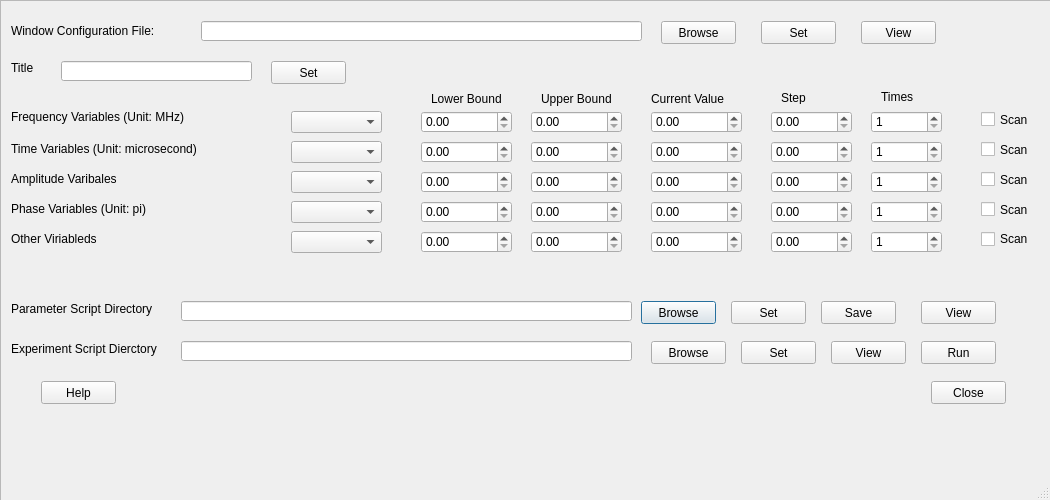
<?xml version="1.0" encoding="UTF-8"?>
<ui version="4.0">
 <class>SubExperiment_Dialog</class>
 <widget class="QDialog" name="SubExperiment_Dialog">
  <property name="geometry">
   <rect>
    <x>0</x>
    <y>0</y>
    <width>1050</width>
    <height>500</height>
   </rect>
  </property>
  <property name="minimumSize">
   <size>
    <width>1050</width>
    <height>500</height>
   </size>
  </property>
  <property name="maximumSize">
   <size>
    <width>1050</width>
    <height>500</height>
   </size>
  </property>
  <property name="windowTitle">
   <string>SubExperiment</string>
  </property>
  <property name="inputMethodHints">
   <set>Qt::ImhNone</set>
  </property>
  <property name="sizeGripEnabled">
   <bool>true</bool>
  </property>
  <widget class="QScrollArea" name="OtherVar_scan_CheckBox">
   <property name="geometry">
    <rect>
     <x>0</x>
     <y>0</y>
     <width>1191</width>
     <height>521</height>
    </rect>
   </property>
   <property name="widgetResizable">
    <bool>true</bool>
   </property>
   <widget class="QWidget" name="scrollAreaWidgetContents">
    <property name="geometry">
     <rect>
      <x>0</x>
      <y>0</y>
      <width>1189</width>
      <height>519</height>
     </rect>
    </property>
    <widget class="QPushButton" name="ScriptDirectoryBrowse_Button">
     <property name="geometry">
      <rect>
       <x>640</x>
       <y>300</y>
       <width>75</width>
       <height>23</height>
      </rect>
     </property>
     <property name="text">
      <string>Browse</string>
     </property>
    </widget>
    <widget class="QLabel" name="Experiment_Script_Label">
     <property name="geometry">
      <rect>
       <x>10</x>
       <y>340</y>
       <width>171</width>
       <height>16</height>
      </rect>
     </property>
     <property name="text">
      <string>Experiment Script Dierctory</string>
     </property>
    </widget>
    <widget class="QDoubleSpinBox" name="TVar_lb_SpinBox">
     <property name="geometry">
      <rect>
       <x>420</x>
       <y>140</y>
       <width>91</width>
       <height>22</height>
      </rect>
     </property>
     <property name="singleStep">
      <double>0.010000000000000</double>
     </property>
    </widget>
    <widget class="QPushButton" name="ExpScriptView_Button">
     <property name="geometry">
      <rect>
       <x>830</x>
       <y>340</y>
       <width>75</width>
       <height>23</height>
      </rect>
     </property>
     <property name="text">
      <string>View</string>
     </property>
    </widget>
    <widget class="QDoubleSpinBox" name="PhVar_ub_SpinBox">
     <property name="geometry">
      <rect>
       <x>530</x>
       <y>200</y>
       <width>91</width>
       <height>22</height>
      </rect>
     </property>
     <property name="singleStep">
      <double>0.010000000000000</double>
     </property>
    </widget>
    <widget class="QComboBox" name="TVar_ComboBox">
     <property name="geometry">
      <rect>
       <x>290</x>
       <y>140</y>
       <width>91</width>
       <height>22</height>
      </rect>
     </property>
    </widget>
    <widget class="QComboBox" name="FVar_ComboBox">
     <property name="geometry">
      <rect>
       <x>290</x>
       <y>110</y>
       <width>91</width>
       <height>22</height>
      </rect>
     </property>
    </widget>
    <widget class="QLineEdit" name="ExpDir_LineEdit">
     <property name="geometry">
      <rect>
       <x>180</x>
       <y>340</y>
       <width>451</width>
       <height>20</height>
      </rect>
     </property>
    </widget>
    <widget class="QPushButton" name="ExpScriptRun_Button">
     <property name="geometry">
      <rect>
       <x>920</x>
       <y>340</y>
       <width>75</width>
       <height>23</height>
      </rect>
     </property>
     <property name="text">
      <string>Run</string>
     </property>
    </widget>
    <widget class="QLineEdit" name="ConfigFile_LEdit">
     <property name="geometry">
      <rect>
       <x>200</x>
       <y>20</y>
       <width>441</width>
       <height>20</height>
      </rect>
     </property>
    </widget>
    <widget class="QCheckBox" name="FVar_scan_CheckBox">
     <property name="geometry">
      <rect>
       <x>980</x>
       <y>110</y>
       <width>70</width>
       <height>17</height>
      </rect>
     </property>
     <property name="text">
      <string>Scan</string>
     </property>
    </widget>
    <widget class="QLabel" name="ScriptDirectory_Label">
     <property name="geometry">
      <rect>
       <x>10</x>
       <y>300</y>
       <width>161</width>
       <height>16</height>
      </rect>
     </property>
     <property name="text">
      <string>Parameter Script Directory</string>
     </property>
    </widget>
    <widget class="QPushButton" name="ScriptSave_Button">
     <property name="geometry">
      <rect>
       <x>820</x>
       <y>300</y>
       <width>75</width>
       <height>23</height>
      </rect>
     </property>
     <property name="text">
      <string>Save</string>
     </property>
    </widget>
    <widget class="QPushButton" name="ExpDirSet_Button">
     <property name="geometry">
      <rect>
       <x>740</x>
       <y>340</y>
       <width>75</width>
       <height>23</height>
      </rect>
     </property>
     <property name="text">
      <string>Set</string>
     </property>
    </widget>
    <widget class="QSpinBox" name="TVar_times_SpinBox">
     <property name="geometry">
      <rect>
       <x>870</x>
       <y>140</y>
       <width>71</width>
       <height>22</height>
      </rect>
     </property>
     <property name="minimum">
      <number>1</number>
     </property>
     <property name="maximum">
      <number>100000</number>
     </property>
    </widget>
    <widget class="QCheckBox" name="TVar_scan_CheckBox">
     <property name="geometry">
      <rect>
       <x>980</x>
       <y>140</y>
       <width>70</width>
       <height>17</height>
      </rect>
     </property>
     <property name="text">
      <string>Scan</string>
     </property>
    </widget>
    <widget class="QCheckBox" name="AmpVar_scan_CheckBox">
     <property name="geometry">
      <rect>
       <x>980</x>
       <y>170</y>
       <width>70</width>
       <height>17</height>
      </rect>
     </property>
     <property name="text">
      <string>Scan</string>
     </property>
    </widget>
    <widget class="QDoubleSpinBox" name="AmpVar_var_SpinBox">
     <property name="geometry">
      <rect>
       <x>650</x>
       <y>170</y>
       <width>91</width>
       <height>22</height>
      </rect>
     </property>
     <property name="singleStep">
      <double>0.010000000000000</double>
     </property>
    </widget>
    <widget class="QDoubleSpinBox" name="AmpVar_step_SpinBox">
     <property name="geometry">
      <rect>
       <x>770</x>
       <y>170</y>
       <width>81</width>
       <height>22</height>
      </rect>
     </property>
     <property name="singleStep">
      <double>0.050000000000000</double>
     </property>
    </widget>
    <widget class="QDoubleSpinBox" name="PhVar_var_SpinBox">
     <property name="geometry">
      <rect>
       <x>650</x>
       <y>200</y>
       <width>91</width>
       <height>22</height>
      </rect>
     </property>
     <property name="singleStep">
      <double>0.010000000000000</double>
     </property>
    </widget>
    <widget class="QPushButton" name="Close_Button">
     <property name="geometry">
      <rect>
       <x>930</x>
       <y>380</y>
       <width>75</width>
       <height>23</height>
      </rect>
     </property>
     <property name="text">
      <string>Close</string>
     </property>
    </widget>
    <widget class="QLabel" name="Title_Label">
     <property name="geometry">
      <rect>
       <x>10</x>
       <y>60</y>
       <width>47</width>
       <height>13</height>
      </rect>
     </property>
     <property name="text">
      <string>Title</string>
     </property>
    </widget>
    <widget class="QLabel" name="UpperBound_Label">
     <property name="geometry">
      <rect>
       <x>540</x>
       <y>90</y>
       <width>71</width>
       <height>16</height>
      </rect>
     </property>
     <property name="text">
      <string>Upper Bound</string>
     </property>
    </widget>
    <widget class="QCheckBox" name="PhVar_scan_CheckBox">
     <property name="geometry">
      <rect>
       <x>980</x>
       <y>200</y>
       <width>70</width>
       <height>17</height>
      </rect>
     </property>
     <property name="text">
      <string>Scan</string>
     </property>
    </widget>
    <widget class="QPushButton" name="TitleConfirm_Button">
     <property name="geometry">
      <rect>
       <x>270</x>
       <y>60</y>
       <width>75</width>
       <height>23</height>
      </rect>
     </property>
     <property name="text">
      <string>Set</string>
     </property>
    </widget>
    <widget class="QLabel" name="Step_Label">
     <property name="geometry">
      <rect>
       <x>780</x>
       <y>90</y>
       <width>47</width>
       <height>13</height>
      </rect>
     </property>
     <property name="text">
      <string>Step</string>
     </property>
    </widget>
    <widget class="QDoubleSpinBox" name="PhVar_step_SpinBox">
     <property name="geometry">
      <rect>
       <x>770</x>
       <y>200</y>
       <width>81</width>
       <height>22</height>
      </rect>
     </property>
     <property name="singleStep">
      <double>0.050000000000000</double>
     </property>
    </widget>
    <widget class="QLineEdit" name="ScriptDirectory_LineEdit">
     <property name="geometry">
      <rect>
       <x>180</x>
       <y>300</y>
       <width>451</width>
       <height>20</height>
      </rect>
     </property>
    </widget>
    <widget class="QDoubleSpinBox" name="TVar_var_SpinBox">
     <property name="geometry">
      <rect>
       <x>650</x>
       <y>140</y>
       <width>91</width>
       <height>22</height>
      </rect>
     </property>
     <property name="singleStep">
      <double>0.010000000000000</double>
     </property>
    </widget>
    <widget class="QPushButton" name="ExpDirBrowse_Button">
     <property name="geometry">
      <rect>
       <x>650</x>
       <y>340</y>
       <width>75</width>
       <height>23</height>
      </rect>
     </property>
     <property name="text">
      <string>Browse</string>
     </property>
    </widget>
    <widget class="QLabel" name="PhVar">
     <property name="geometry">
      <rect>
       <x>10</x>
       <y>200</y>
       <width>211</width>
       <height>16</height>
      </rect>
     </property>
     <property name="text">
      <string>Phase Variables (Unit: pi)</string>
     </property>
    </widget>
    <widget class="QSpinBox" name="AmpVar_times_SpinBox">
     <property name="geometry">
      <rect>
       <x>870</x>
       <y>170</y>
       <width>71</width>
       <height>22</height>
      </rect>
     </property>
     <property name="minimum">
      <number>1</number>
     </property>
     <property name="maximum">
      <number>100000</number>
     </property>
    </widget>
    <widget class="QLabel" name="TVar_Label">
     <property name="geometry">
      <rect>
       <x>10</x>
       <y>140</y>
       <width>211</width>
       <height>16</height>
      </rect>
     </property>
     <property name="text">
      <string>Time Variables (Unit: microsecond)</string>
     </property>
    </widget>
    <widget class="QPushButton" name="SetDir_Button">
     <property name="geometry">
      <rect>
       <x>730</x>
       <y>300</y>
       <width>75</width>
       <height>23</height>
      </rect>
     </property>
     <property name="text">
      <string>Set</string>
     </property>
    </widget>
    <widget class="QComboBox" name="AmpVar_ComboBox">
     <property name="geometry">
      <rect>
       <x>290</x>
       <y>170</y>
       <width>91</width>
       <height>22</height>
      </rect>
     </property>
    </widget>
    <widget class="QLabel" name="LowerBound_Text">
     <property name="geometry">
      <rect>
       <x>430</x>
       <y>90</y>
       <width>71</width>
       <height>16</height>
      </rect>
     </property>
     <property name="text">
      <string>Lower Bound</string>
     </property>
    </widget>
    <widget class="QLabel" name="Scan_Label">
     <property name="geometry">
      <rect>
       <x>990</x>
       <y>100</y>
       <width>47</width>
       <height>13</height>
      </rect>
     </property>
     <property name="text">
      <string/>
     </property>
    </widget>
    <widget class="QDoubleSpinBox" name="FVar_ub_SpinBox">
     <property name="geometry">
      <rect>
       <x>530</x>
       <y>110</y>
       <width>91</width>
       <height>22</height>
      </rect>
     </property>
     <property name="singleStep">
      <double>0.010000000000000</double>
     </property>
    </widget>
    <widget class="QDoubleSpinBox" name="FVar_step_SpinBox">
     <property name="geometry">
      <rect>
       <x>770</x>
       <y>110</y>
       <width>81</width>
       <height>22</height>
      </rect>
     </property>
     <property name="singleStep">
      <double>0.050000000000000</double>
     </property>
    </widget>
    <widget class="QLabel" name="Time_Label">
     <property name="geometry">
      <rect>
       <x>880</x>
       <y>90</y>
       <width>54</width>
       <height>12</height>
      </rect>
     </property>
     <property name="text">
      <string>Times</string>
     </property>
    </widget>
    <widget class="QDoubleSpinBox" name="AmpVar_ub_SpinBox">
     <property name="geometry">
      <rect>
       <x>530</x>
       <y>170</y>
       <width>91</width>
       <height>22</height>
      </rect>
     </property>
     <property name="singleStep">
      <double>0.010000000000000</double>
     </property>
    </widget>
    <widget class="QDoubleSpinBox" name="FVar_lb_SpinBox">
     <property name="geometry">
      <rect>
       <x>420</x>
       <y>110</y>
       <width>91</width>
       <height>22</height>
      </rect>
     </property>
     <property name="decimals">
      <number>2</number>
     </property>
     <property name="singleStep">
      <double>0.010000000000000</double>
     </property>
    </widget>
    <widget class="QDoubleSpinBox" name="PhVar_lb_SpinBox">
     <property name="geometry">
      <rect>
       <x>420</x>
       <y>200</y>
       <width>91</width>
       <height>22</height>
      </rect>
     </property>
     <property name="decimals">
      <number>2</number>
     </property>
     <property name="singleStep">
      <double>0.010000000000000</double>
     </property>
    </widget>
    <widget class="QPushButton" name="ConfigFileBrowse_Button">
     <property name="geometry">
      <rect>
       <x>660</x>
       <y>20</y>
       <width>75</width>
       <height>23</height>
      </rect>
     </property>
     <property name="text">
      <string>Browse</string>
     </property>
    </widget>
    <widget class="QLabel" name="AmpVar_Label">
     <property name="geometry">
      <rect>
       <x>10</x>
       <y>170</y>
       <width>191</width>
       <height>16</height>
      </rect>
     </property>
     <property name="text">
      <string>Amplitude Varibales </string>
     </property>
    </widget>
    <widget class="QLabel" name="CurrentValue_Label">
     <property name="geometry">
      <rect>
       <x>650</x>
       <y>90</y>
       <width>91</width>
       <height>16</height>
      </rect>
     </property>
     <property name="text">
      <string>Current Value</string>
     </property>
    </widget>
    <widget class="QDoubleSpinBox" name="AmpVar_lb_SpinBox">
     <property name="geometry">
      <rect>
       <x>420</x>
       <y>170</y>
       <width>91</width>
       <height>22</height>
      </rect>
     </property>
     <property name="singleStep">
      <double>0.010000000000000</double>
     </property>
    </widget>
    <widget class="QLabel" name="ConfigurationFile_Label">
     <property name="geometry">
      <rect>
       <x>10</x>
       <y>20</y>
       <width>161</width>
       <height>20</height>
      </rect>
     </property>
     <property name="text">
      <string>Window Configuration File:</string>
     </property>
    </widget>
    <widget class="QComboBox" name="PhVar_ComboBox">
     <property name="geometry">
      <rect>
       <x>290</x>
       <y>200</y>
       <width>91</width>
       <height>22</height>
      </rect>
     </property>
    </widget>
    <widget class="QDoubleSpinBox" name="FVar_var_SpinBox">
     <property name="geometry">
      <rect>
       <x>650</x>
       <y>110</y>
       <width>91</width>
       <height>22</height>
      </rect>
     </property>
     <property name="singleStep">
      <double>0.010000000000000</double>
     </property>
    </widget>
    <widget class="QSpinBox" name="PhVar_times_SpinBox">
     <property name="geometry">
      <rect>
       <x>870</x>
       <y>200</y>
       <width>71</width>
       <height>22</height>
      </rect>
     </property>
     <property name="minimum">
      <number>1</number>
     </property>
     <property name="maximum">
      <number>100000</number>
     </property>
    </widget>
    <widget class="QPushButton" name="ConfigFileConfirm_Button">
     <property name="geometry">
      <rect>
       <x>760</x>
       <y>20</y>
       <width>75</width>
       <height>23</height>
      </rect>
     </property>
     <property name="text">
      <string>Set</string>
     </property>
    </widget>
    <widget class="QLabel" name="FVar_Label">
     <property name="geometry">
      <rect>
       <x>10</x>
       <y>100</y>
       <width>261</width>
       <height>31</height>
      </rect>
     </property>
     <property name="text">
      <string>Frequency Variables (Unit: MHz)</string>
     </property>
    </widget>
    <widget class="QLineEdit" name="Title_LEdit">
     <property name="geometry">
      <rect>
       <x>60</x>
       <y>60</y>
       <width>191</width>
       <height>20</height>
      </rect>
     </property>
    </widget>
    <widget class="QDoubleSpinBox" name="TVar_step_SpinBox">
     <property name="geometry">
      <rect>
       <x>770</x>
       <y>140</y>
       <width>81</width>
       <height>22</height>
      </rect>
     </property>
     <property name="singleStep">
      <double>0.050000000000000</double>
     </property>
    </widget>
    <widget class="QDoubleSpinBox" name="TVar_ub_SpinBox">
     <property name="geometry">
      <rect>
       <x>530</x>
       <y>140</y>
       <width>91</width>
       <height>22</height>
      </rect>
     </property>
     <property name="singleStep">
      <double>0.010000000000000</double>
     </property>
    </widget>
    <widget class="QSpinBox" name="FVar_times_SpinBox">
     <property name="geometry">
      <rect>
       <x>870</x>
       <y>110</y>
       <width>71</width>
       <height>22</height>
      </rect>
     </property>
     <property name="minimum">
      <number>1</number>
     </property>
     <property name="maximum">
      <number>100000</number>
     </property>
    </widget>
    <widget class="QPushButton" name="WinConfigView_Button">
     <property name="geometry">
      <rect>
       <x>860</x>
       <y>20</y>
       <width>75</width>
       <height>23</height>
      </rect>
     </property>
     <property name="text">
      <string>View</string>
     </property>
    </widget>
    <widget class="QPushButton" name="Help_Button">
     <property name="geometry">
      <rect>
       <x>40</x>
       <y>380</y>
       <width>75</width>
       <height>23</height>
      </rect>
     </property>
     <property name="text">
      <string>Help</string>
     </property>
    </widget>
    <widget class="QLabel" name="OVar_Label">
     <property name="geometry">
      <rect>
       <x>10</x>
       <y>230</y>
       <width>111</width>
       <height>16</height>
      </rect>
     </property>
     <property name="text">
      <string>Other Viriableds</string>
     </property>
    </widget>
    <widget class="QComboBox" name="OVar_ComboBox">
     <property name="geometry">
      <rect>
       <x>290</x>
       <y>230</y>
       <width>91</width>
       <height>22</height>
      </rect>
     </property>
    </widget>
    <widget class="QDoubleSpinBox" name="OVar_lb_SpinBox">
     <property name="geometry">
      <rect>
       <x>420</x>
       <y>230</y>
       <width>91</width>
       <height>22</height>
      </rect>
     </property>
    </widget>
    <widget class="QDoubleSpinBox" name="OVar_ub_SpinBox">
     <property name="geometry">
      <rect>
       <x>530</x>
       <y>230</y>
       <width>91</width>
       <height>22</height>
      </rect>
     </property>
    </widget>
    <widget class="QDoubleSpinBox" name="OVar_var_SpinBox">
     <property name="geometry">
      <rect>
       <x>650</x>
       <y>230</y>
       <width>91</width>
       <height>22</height>
      </rect>
     </property>
    </widget>
    <widget class="QDoubleSpinBox" name="OVar_step_SpinBox">
     <property name="geometry">
      <rect>
       <x>770</x>
       <y>230</y>
       <width>81</width>
       <height>22</height>
      </rect>
     </property>
    </widget>
    <widget class="QSpinBox" name="OVar_times_SpinBox">
     <property name="geometry">
      <rect>
       <x>870</x>
       <y>230</y>
       <width>71</width>
       <height>22</height>
      </rect>
     </property>
     <property name="minimum">
      <number>1</number>
     </property>
     <property name="maximum">
      <number>10000</number>
     </property>
    </widget>
    <widget class="QCheckBox" name="OVar_scan_CheckBox">
     <property name="geometry">
      <rect>
       <x>980</x>
       <y>230</y>
       <width>71</width>
       <height>16</height>
      </rect>
     </property>
     <property name="text">
      <string>Scan</string>
     </property>
    </widget>
    <widget class="QPushButton" name="ParaScriptView_Button">
     <property name="geometry">
      <rect>
       <x>920</x>
       <y>300</y>
       <width>75</width>
       <height>23</height>
      </rect>
     </property>
     <property name="text">
      <string>View</string>
     </property>
    </widget>
   </widget>
  </widget>
 </widget>
 <resources/>
 <connections>
  <connection>
   <sender>Close_Button</sender>
   <signal>clicked(bool)</signal>
   <receiver>SubExperiment_Dialog</receiver>
   <slot>close()</slot>
   <hints>
    <hint type="sourcelabel">
     <x>1033</x>
     <y>397</y>
    </hint>
    <hint type="destinationlabel">
     <x>972</x>
     <y>-18</y>
    </hint>
   </hints>
  </connection>
 </connections>
</ui>
